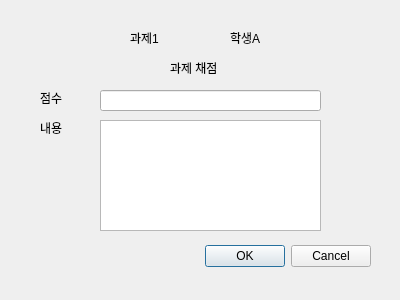
<?xml version="1.0" encoding="UTF-8"?>
<ui version="4.0">
 <class>Dialog</class>
 <widget class="QDialog" name="Dialog">
  <property name="geometry">
   <rect>
    <x>0</x>
    <y>0</y>
    <width>400</width>
    <height>300</height>
   </rect>
  </property>
  <property name="windowTitle">
   <string>Dialog</string>
  </property>
  <widget class="QDialogButtonBox" name="buttonBox">
   <property name="geometry">
    <rect>
     <x>30</x>
     <y>240</y>
     <width>341</width>
     <height>32</height>
    </rect>
   </property>
   <property name="orientation">
    <enum>Qt::Horizontal</enum>
   </property>
   <property name="standardButtons">
    <set>QDialogButtonBox::Cancel|QDialogButtonBox::Ok</set>
   </property>
  </widget>
  <widget class="QLabel" name="label_homeworkTitle">
   <property name="geometry">
    <rect>
     <x>130</x>
     <y>30</y>
     <width>60</width>
     <height>16</height>
    </rect>
   </property>
   <property name="text">
    <string>과제1</string>
   </property>
  </widget>
  <widget class="QLabel" name="label_studentName">
   <property name="geometry">
    <rect>
     <x>230</x>
     <y>30</y>
     <width>60</width>
     <height>16</height>
    </rect>
   </property>
   <property name="text">
    <string>학생A</string>
   </property>
  </widget>
  <widget class="QLabel" name="label_gradeHomework">
   <property name="geometry">
    <rect>
     <x>170</x>
     <y>60</y>
     <width>60</width>
     <height>16</height>
    </rect>
   </property>
   <property name="text">
    <string>과제 채점</string>
   </property>
  </widget>
  <widget class="QLabel" name="label_score">
   <property name="geometry">
    <rect>
     <x>40</x>
     <y>90</y>
     <width>60</width>
     <height>16</height>
    </rect>
   </property>
   <property name="text">
    <string>점수</string>
   </property>
  </widget>
  <widget class="QLineEdit" name="lineEdit_score">
   <property name="geometry">
    <rect>
     <x>100</x>
     <y>90</y>
     <width>221</width>
     <height>21</height>
    </rect>
   </property>
  </widget>
  <widget class="QLabel" name="label_comment">
   <property name="geometry">
    <rect>
     <x>40</x>
     <y>120</y>
     <width>60</width>
     <height>16</height>
    </rect>
   </property>
   <property name="text">
    <string>내용</string>
   </property>
  </widget>
  <widget class="QTextEdit" name="textEdit_comment">
   <property name="geometry">
    <rect>
     <x>100</x>
     <y>120</y>
     <width>221</width>
     <height>111</height>
    </rect>
   </property>
  </widget>
 </widget>
 <resources/>
 <connections>
  <connection>
   <sender>buttonBox</sender>
   <signal>accepted()</signal>
   <receiver>Dialog</receiver>
   <slot>accept()</slot>
   <hints>
    <hint type="sourcelabel">
     <x>248</x>
     <y>254</y>
    </hint>
    <hint type="destinationlabel">
     <x>157</x>
     <y>274</y>
    </hint>
   </hints>
  </connection>
  <connection>
   <sender>buttonBox</sender>
   <signal>rejected()</signal>
   <receiver>Dialog</receiver>
   <slot>reject()</slot>
   <hints>
    <hint type="sourcelabel">
     <x>316</x>
     <y>260</y>
    </hint>
    <hint type="destinationlabel">
     <x>286</x>
     <y>274</y>
    </hint>
   </hints>
  </connection>
 </connections>
</ui>
